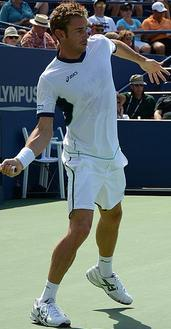
#> input picture lip_imgs/1213677.jpg, 171 x 329 px; its folder holds 4 pictures in this run
$ python scale.py
#> lines starting #> are read from the running program, lines starting #| are printed output that depends on the picture; pictures that were not available may be replaced by others from this repository, and a replacement may not be noted
import cv2
import numpy as np
import os, os.path
import random

REAL_DIR = "lip_imgs/"
DRAW_DIR = "lip_imgs_cv2draw/"
DEST_DIR = "pytorch-CycleGAN-and-pix2pix/datasets/lip/"
SCALE = 500
TRA, VAL, TST = 0.8, 0.1, 0.1
count = 0

files = os.listdir(DRAW_DIR)
random.shuffle(files)

TOTAL_NUM_FILE = len(files)
print(TOTAL_NUM_FILE)

for i in files:
    if(i[-3:] == "jpg"):
        real = REAL_DIR + i # "lip_imgs/183114.jpg"
        draw = DRAW_DIR + i # "lip_imgs_cv2draw/183114.jpg"
        img1 = cv2.imread(real)
#> img1 is the input picture: shape (329, 171, 3); mean B, G, R 117.1, 119.9, 108.4
        img2 = cv2.imread(draw)
        resized1 = cv2.resize(img1, (SCALE, SCALE))
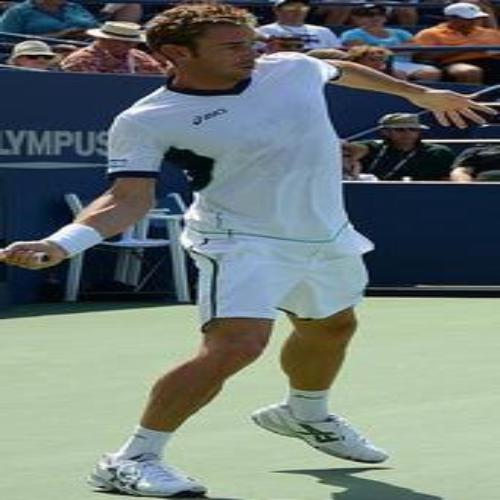
#> resized1: shape (500, 500, 3); mean B, G, R 117, 119.8, 108.3
        resized2 = cv2.resize(img2, (SCALE, SCALE))
        vis = np.concatenate([resized1, resized2], axis=1)
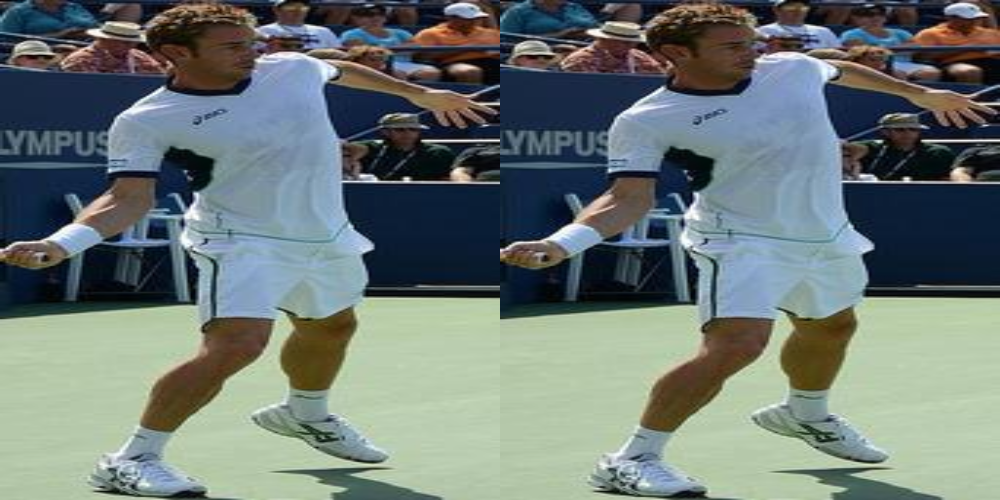
#> vis: shape (500, 1000, 3); mean B, G, R 117, 119.8, 108.3

        # save image to "train/", "test/", "val/"
        if count < TOTAL_NUM_FILE * TRA:
            cv2.imwrite(DEST_DIR + "train/" + i, vis)
        elif count >= TOTAL_NUM_FILE * TRA and count < TOTAL_NUM_FILE * (1-TST):
            cv2.imwrite(DEST_DIR + "test/" + i, vis)
        else:
            cv2.imwrite(DEST_DIR + "val/" + i, vis)
        count += 1

print(len(files))
print(len(os.listdir(DEST_DIR + "train/")))
print(len(os.listdir(DEST_DIR + "test/")))
print(len(os.listdir(DEST_DIR + "val/")))

$ run again, on lip_imgs/1234621.jpg
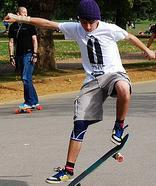
#> input picture lip_imgs/1234621.jpg, 156 x 186 px
#> img1 is the input picture: shape (186, 156, 3); mean B, G, R 103.9, 114.9, 124.4
#> `resized1 = cv2.resize(img1, (SCALE, SCALE))`:
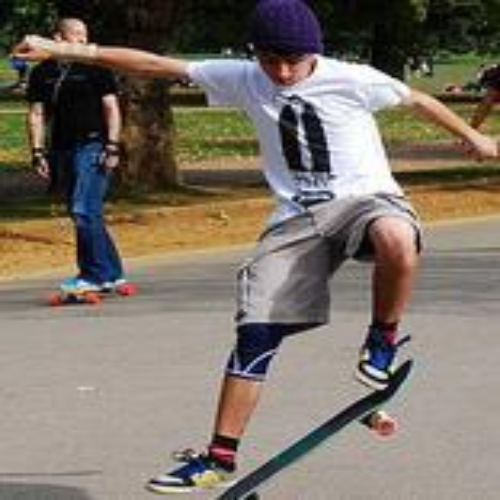
#> resized1: shape (500, 500, 3); mean B, G, R 103.8, 114.8, 124.3
#> `vis = np.concatenate([resized1, resized2], axis=1)`:
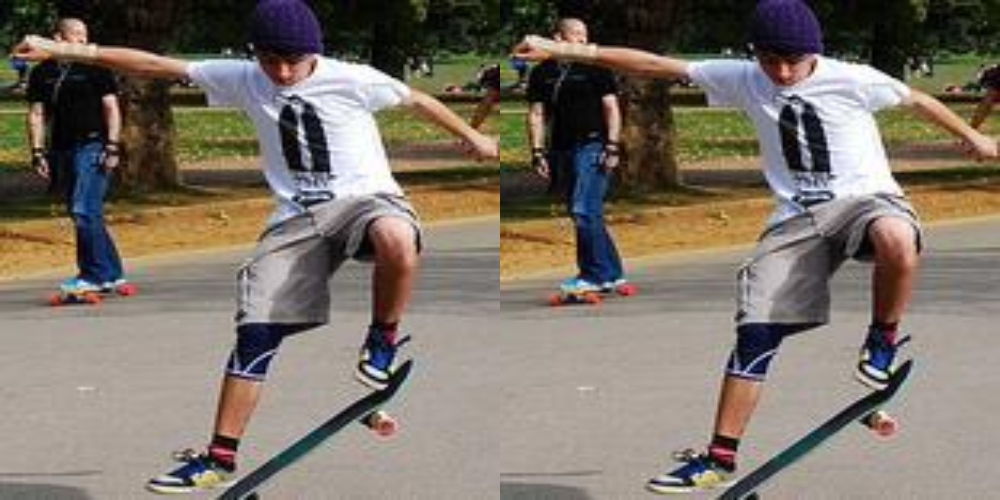
#> vis: shape (500, 1000, 3); mean B, G, R 103.8, 114.8, 124.3

$ run again, on lip_imgs/1241751.jpg
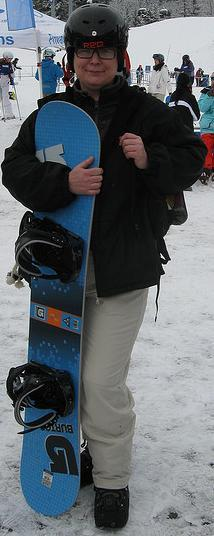
#> input picture lip_imgs/1241751.jpg, 214 x 536 px
#> img1 is the input picture: shape (536, 214, 3); mean B, G, R 108.5, 103.4, 97.3
#> `resized1 = cv2.resize(img1, (SCALE, SCALE))`:
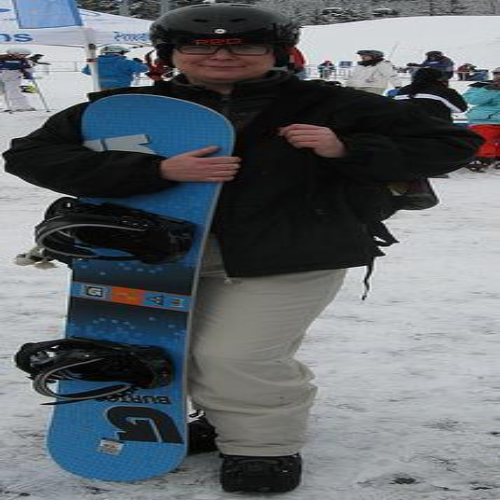
#> resized1: shape (500, 500, 3); mean B, G, R 108.4, 103.3, 97.2
#> `vis = np.concatenate([resized1, resized2], axis=1)`:
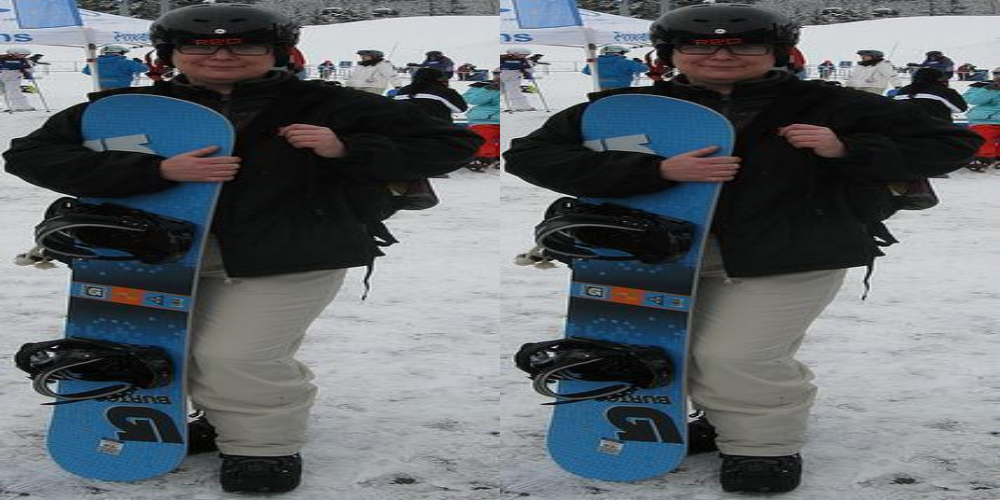
#> vis: shape (500, 1000, 3); mean B, G, R 108.4, 103.3, 97.2

$ run again, on lip_imgs/1250988.jpg
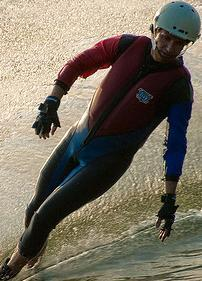
#> input picture lip_imgs/1250988.jpg, 202 x 281 px
#> img1 is the input picture: shape (281, 202, 3); mean B, G, R 97, 111.7, 119.5
#> `resized1 = cv2.resize(img1, (SCALE, SCALE))`:
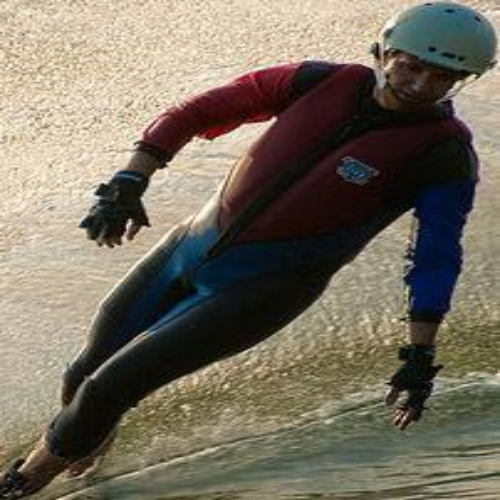
#> resized1: shape (500, 500, 3); mean B, G, R 96.8, 111.6, 119.3
#> `vis = np.concatenate([resized1, resized2], axis=1)`:
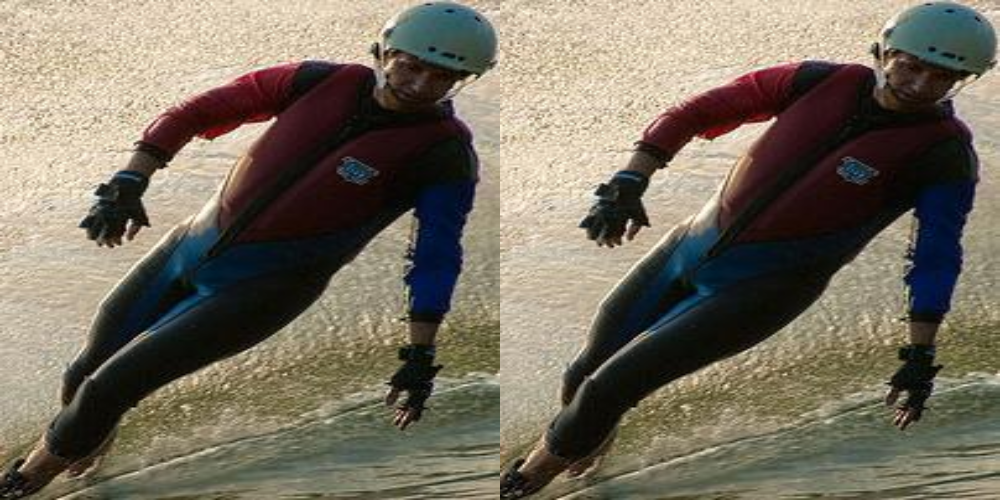
#> vis: shape (500, 1000, 3); mean B, G, R 96.8, 111.6, 119.3
